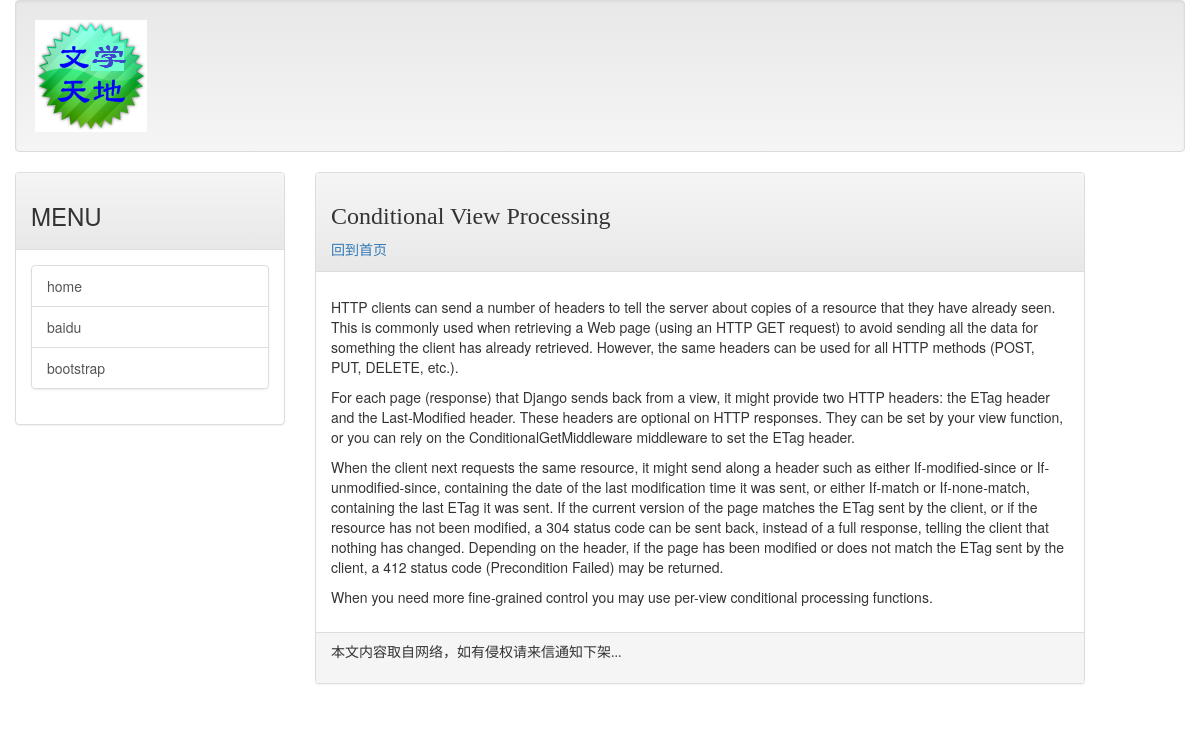
The page /post/slugConditionalViewProcessing on the database as committed earlier.
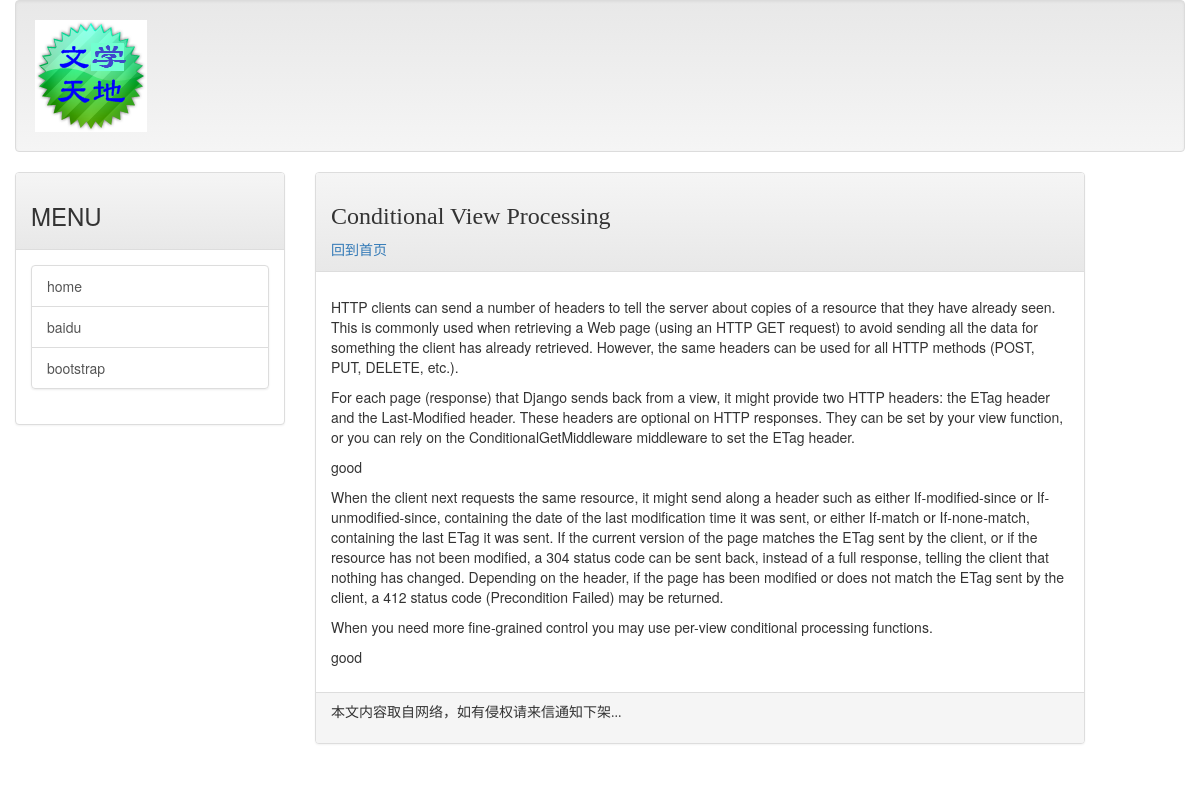
The same page on the database as committed later.
### mainsite/models.py (models this page shows, shortened)
class Post(models.Model):
    title = models.CharField(max_length=200)
    slug = models.CharField(max_length=200)
    body = models.TextField()
    pub_date = models.DateTimeField(default=timezone.now)
    class Meta:
        ordering = ('-pub_date',)

### mainsite/views.py (the view)
# urls.py: url(r'^post/(\w+)$', showpost),
def showpost(request, slug):
    template = get_template("post.html")
    try:
        post = Post.objects.get(slug=slug)
        if post is not None:
            html = template.render(locals())
            return HttpResponse(html)
    except  Exception as e:
        print('str(Exception):\t', str(Exception))
        print('str(e):\t\t', str(e))
        print('repr(e):\t', repr(e))
        print('e.message:\t', e.message)
        print('traceback.print_exc():', traceback.print_exc())
        print('traceback.format_exc():\n%s' % traceback.format_exc())
        return redirect("/")

### templates/post.html (shortened to what this page needs)
{% extends 'base.html' %}
{% load markdown_deux_tags %}
{% block headmessage %}
<h3 style="font-family:微软雅黑;">{{ post.title }}</h3>
<a style="font-family:微软雅黑;" href="/">回到首页</a>
{% endblock %}
{% block content %}
<p style="font-family:宋体;font-size:12pt;line-height:1.5;">
    {{ post.body|markdown }}
</p>
{% endblock %}

Rows that differ between the two databases and show on the page:
changed Post "Conditional View Processing": body "…set the ETag header. When the client next requests the same resource, it might send along a header such as either If-modified-since or If-unmodified-since, containing the date of the last modification time it was sent, or either If-match or If-none-match, containing the last ETag it was sent. If the current version of the page matches the ETag sent by the client, or if the resource has not been modified, a 304 status code can be sent back, instead of a full response, telling the client that nothing has changed. Depending on the header, if the page has been modified or does not match the ETag sent by the client, a 412 status code (Precondition Failed) may be returned. When you need more…" → "…set the ETag header. good When the client next requests the same resource, it might send along a header such as either If-modified-since or If-unmodified-since, containing the date of the last modification time it was sent, or either If-match or If-none-match, containing the last ETag it was sent. If the current version of the page matches the ETag sent by the client, or if the resource has not been modified, a 304 status code can be sent back, instead of a full response, telling the client that nothing has changed. Depending on the header, if the page has been modified or does not match the ETag sent by the client, a 412 status code (Precondition Failed) may be returned. When you need…"
